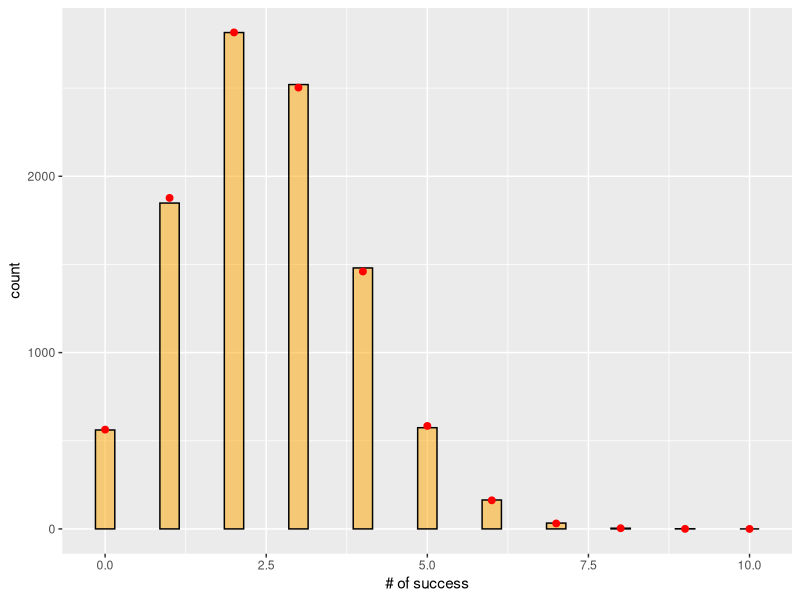

This chart was generated by the following R code:
## ---- chunk 1
#|label: binom_size_3_p_un_sizieme

x = 0:3 
# y : 
y <- dbinom(x, size = 3, prob = 1/6)
df <- data.frame(number_of_success = x, prob = y )
df
sum(y)

## ---- chunk 2
#|label: binom_size_5_p_un_quart

x = 0:5 
# y : 
y <- dbinom(x, size = 5, prob = 1/4)
df_binom_size_5_un_quart <- data.frame(number_of_success = x, prob = y )
df_binom_size_5_un_quart
sum(y)

## ---- chunk 3
#label: n_experiences
#
# n expériences de size tirages successifs
# 
library(ggplot2)

n <- 10000
size <- 10
prob <- 0.25
x <- 0:size

experiences <- rbinom(n = n, size = size, prob = prob)
head(experiences, n = 20)

table_by_nr_of_success <- table(experiences)

# I must use this variable because table functions doesn't consider 0 occurrence

qty_obtained_by_nr_of_success <- 
  sapply(
    0:size, 
    \(x) {ifelse(x %in% names(table_by_nr_of_success), 
          table_by_nr_of_success[as.character(x)], 0)
    }
  )

qty_expected_by_nr_of_success_expected <-
  sapply(0:size, \(x) {n * dbinom(x, size = size, prob = prob)})

tib <- tibble::tibble(
  x = x, 
  qty_obtained = qty_obtained_by_nr_of_success,
  qty_expected = qty_expected_by_nr_of_success_expected
)
tib

ggplot(data = tib) + 
  geom_col(
    mapping = aes(x = x, y = qty_obtained),
    color = "black", 
    fill = "orange", 
    alpha = 0.5,
    width = 0.3
  ) +
  geom_point(
    mapping = aes(x = x, qty_expected),          
    color = "red", 
    size = 2
  ) +
  xlab("# of success") +
  ylab("count")
  
